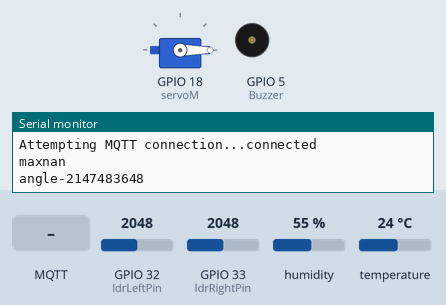
This sketch was run on a simulated ESP32. On the bench: servo, buzzer (waves = sounding), the last lines printed to the serial monitor. The test bench sets the inputs (shaded band); at power-on: GPIO 33 (ldrRightPin) = 2048, GPIO 32 (ldrLeftPin) = 2048, humidity 55 %, temperature 24 °C. WiFi joins after 1.5 s; servers stay silent unless stated; network time is answered at once with the bench clock; the local clock reads 2024-03-15 10:24:30 at power-on unless the sketch sets it; no MQTT or app messages arrive unless stated.

Above: at 2.7 s.
2.8 s: MQTT message "1" arrives on the first subscribed topic
At 3.9 s:
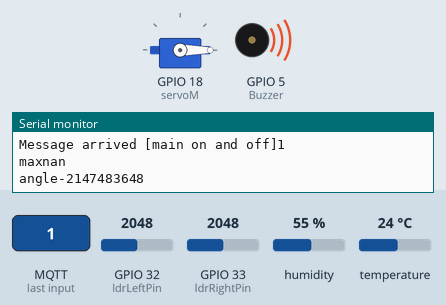
5.0 s: GPIO 33 (ldrRightPin) set to 122
9.1 s: MQTT message "main on and off" arrives on the first subscribed topic
At 10.8 s:
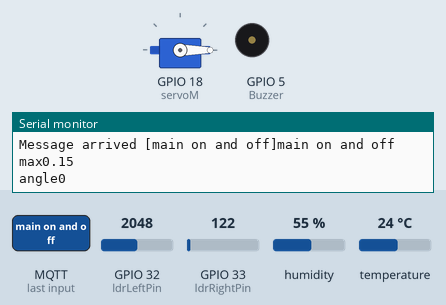
11.1 s: MQTT message "5" arrives on the third subscribed topic
At 12.8 s:
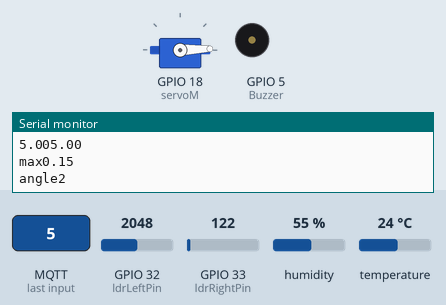
13.1 s: GPIO 32 (ldrLeftPin) set to 122
At 14.8 s:
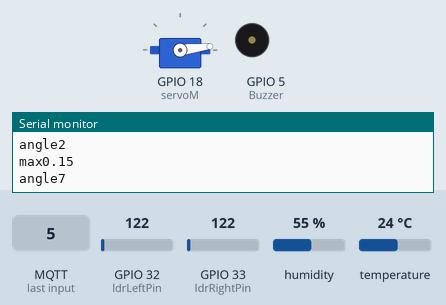
15.1 s: MQTT message "main on and off" arrives on the second subscribed topic
At 16.9 s:
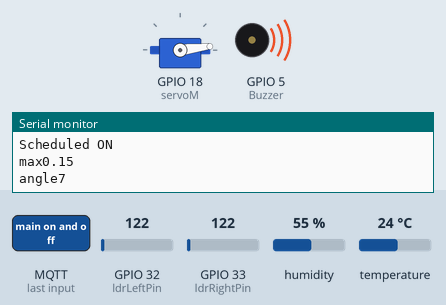
Timing chart, 0 to 18.1 s (numbered marks = the images above; inputs shaded):
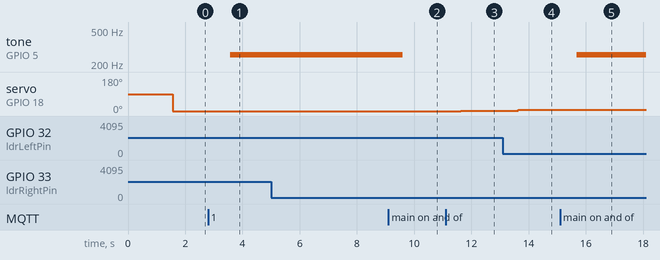

The sketch:

sketch.ino
```cpp
#include<PubSubClient.h>
#include<WiFi.h>
#include <DHTesp.h>
#include <NTPClient.h>//to take time to our application(to initiate this we need wifi udp also since ntp data packet is a type of udp data packet)
#include <WiFiUdp.h>
#include <ESP32Servo.h>

#define Buzzer 5
const int DHTPIN= 12;
#define ldrLeftPin  32 // Pin for left LDR
#define ldrRightPin  33 // Pin for right LDR
#define servoM 18

//Parameters related to light intensity
float gama = 0.75;
const float RL10 = 50;
float offsetAngle ;
float maxIntensity=0;

int angle = 0;//variable to store angle of servo motor
float cf;//controlling factor of servo motor
float D;//change according to wich ldr gives the max intensity

// to initialize MQTT (pubSub library) need wifi client
WiFiClient espClient;
PubSubClient mqttClient(espClient);
DHTesp dhtSensor;
Servo servo;


WiFiUDP ntpUDP;//instance of wifiudp
NTPClient timeClient(ntpUDP);//to create time clent we need wifiudp that's why we created it before

char tempAr[6];//creating temp character array since .publish only accespt character arrays

bool isScheduledON=false;
unsigned long scheduledOnTime;

void setup() {
  Serial.begin(115200);
  setupWifi();
  setupMqtt();
  pinMode(Buzzer,OUTPUT);
  digitalWrite(Buzzer, LOW);
  pinMode(ldrLeftPin,INPUT);
  pinMode(ldrRightPin,INPUT);

  servo.attach(servoM, 500, 2400);// Attaches the servo motor to the pin and specifies the pulse width range for angle control.
  dhtSensor.setup(DHTPIN, DHTesp::DHT22);
  timeClient.begin();
  timeClient.setTimeOffset(5.5*3600);//setting 5.5hours offset

}

void loop() {
  //check whethere we are connected to mqtt
  if(!mqttClient.connected()){
    connectToBroker();
  }
//loop through mqtt to check whether there are any incoming messages and all the handeling happens
  mqttClient.loop();//to handle the mqtt(for incomming messages)

  updateTemperature();
  // Serial.print("temp");
  // Serial.println(tempAr);
  mqttClient.publish("TEMP", tempAr);

  checkSchedule();
  checkIntensity();
  delay(1000);
}

void setupWifi(){
  WiFi.begin("Wokwi-GUEST", "");

  while (WiFi.status() != WL_CONNECTED) {
    delay(500);
    Serial.print(".");
  }
  Serial.println("");
  Serial.println("WiFi connected");
  Serial.println("IP address: ");
  Serial.println(WiFi.localIP());


}

void setupMqtt(){
  //setting mqtt server
  mqttClient.setServer("test.mosquitto.org",1883);//(server,port)
  //subscription is done by callback function
  mqttClient.setCallback(receiveCallback);//when ever message receive this recieve call back function will work(to catch the incomming messages)
}

void connectToBroker(){
  while (!mqttClient.connected()){
    Serial.print("Attempting MQTT connection...");
    if ( mqttClient.connect("ESP32-154698752025")){//inside brackets should put id for esp32(an unique id) if you use authentication. otherwise just put som erandom numbers
      Serial.println("connected");
      //subscribe to a certain data
      mqttClient.subscribe("main on and off");//subscrib the mqtt
      mqttClient.subscribe("schedule on");
      mqttClient.subscribe("Setted Minimum angle");
      mqttClient.subscribe("Setted Controlling factor");
    }else{
      Serial.println("faild");
      Serial.println(mqttClient.state());//returen the state if not connected with the reason
      delay(5000);// wait for 5s befor start to reconnect again
    }
  }
}

void updateTemperature(){
  TempAndHumidity data=dhtSensor.getTempAndHumidity();
  String(data.temperature,2).toCharArray(tempAr, 6/*decimal placees*/);//convert into a string with 2 decimal places and put into charArray since publish only accept charstrings
}

void receiveCallback(char* topic, byte* payload, unsigned int length){//order of parameters can't change
  Serial.print("Message arrived [");
  Serial.print(topic);
  Serial.print("]");

  char payloadCharAr[length]; //to put the payload in a character arry to use it latter
  for (int i = 0; i<length;i++){
    Serial.print((char)payload[i]);//converted and will print in the same line,  print function only support characters not for bites
    payloadCharAr[i]=(char)payload[i];
  }

  Serial.println();

  //compare incoming message come from the topic we have subscribed to
  if(strcmp/*compare two things*/(topic, "main on and off" )==0){//if when compared, it gives 0 that means it has compared successfully and it's comming from the topic that we have subscribed to
    buzzerOn(payloadCharAr[0]=='1');
  }else if(strcmp(topic, "schedule on" )==0){
    if(payloadCharAr[0]=='N'){
      isScheduledON=false;
    }else{
      isScheduledON=true;
      scheduledOnTime=atol(payloadCharAr);//atol means array to long
    }
  }else if(strcmp(topic, "Setted Minimum angle" )==0){
      offsetAngle= atof(payloadCharAr);
      Serial.print(offsetAngle);
      Serial.println(offsetAngle);
  }else if(strcmp(topic, "Setted Controlling factor" )==0){
      cf= atof(payloadCharAr);
      Serial.print(offsetAngle);
      Serial.println(cf);
  }
}

void buzzerOn(bool on){
  if(on){
    tone(Buzzer,256);
  }else{
    noTone(Buzzer);
  }
}

unsigned long getTime(){//this time will present time in secods pass from javascrpt fixdate
  timeClient.update();
  return timeClient.getEpochTime();
}

void checkSchedule(){
  if(isScheduledON){
    unsigned long currentTime=getTime();
    if(currentTime>scheduledOnTime){
      buzzerOn(true);
      isScheduledON=false;
      mqttClient.publish("make main on off","1");
      mqttClient.publish("make schedule on off", "0");
      Serial.println("Scheduled ON");
    }
  }
}

void checkIntensity(){
  int ldrLeftValue = analogRead(ldrLeftPin);
  int ldrRightValue = analogRead(ldrRightPin);

  // Normalize LDR readings to a range of 0 to 1
  float intensityLeftValue = convertLDR(ldrLeftValue);
  float intensityRightValue = convertLDR(ldrRightValue);
  // Serial.print("left");
  // Serial.println(intensityLeftValue);
  // Serial.print("right");
  // Serial.println(intensityRightValue);

  maxIntensity = max(intensityLeftValue, intensityRightValue);
  Serial.print("max");
  Serial.println(maxIntensity);
  char maxIntensityCharArray[10]; // Buffer to hold the converted float value
  String(maxIntensity).toCharArray(maxIntensityCharArray,6);

  // Publish maximum intensity and which LDR it came from
  mqttClient.publish("Max_intensity", maxIntensityCharArray);
  if (maxIntensity == intensityLeftValue) {
    D=1.5;
    mqttClient.publish("Max_intensity_from", "Left LDR");
  } else {
    D=0.5;
    mqttClient.publish("Max_intensity_from", "Right LDR");
  }
  turnServo();
  delay(1000);
}
// Function to convert an analog reading from a LDR to a normalized lux value
float convertLDR(int value){
  float voltage = value / 1024. * 5;// Calculate voltage based on the input value (0 to 1023) assuming a 5V reference voltage
  float resistance = 2000 * voltage / (1 - voltage / 5);// Calculate the maximum lux
  float maxlux = pow(RL10 * 1e3 * pow(10, gama) / 322.58, (1 / gama));//calculate lux value and normalize it by dividing it by the previously calculated maximum lux
  float lux = pow(RL10 * 1e3 * pow(10, gama) / resistance, (1 / gama))/maxlux;
  return lux;// Return the normalized lux value
}

void turnServo(){
  angle = min((int)(offsetAngle*D + (180-offsetAngle) * maxIntensity * cf), 180);//calculating angle of servo motor
  Serial.print("angle");
  Serial.println(angle);
  servo.write(angle);
}
```

Measured:
- after the input at 2.8 s, tone on GPIO 5 (Buzzer): silent → 256 Hz after 0.77 s
- after the input at 9.1 s, tone on GPIO 5 (Buzzer): 256 Hz → silent after 0.50 s
- after the input at 11.1 s, servo on GPIO 18 (servoM): 0° → 2° after 0.53 s
- after the input at 13.1 s, servo on GPIO 18 (servoM): 2° → 7° after 0.54 s
- after the input at 15.1 s, tone on GPIO 5 (Buzzer): silent → 256 Hz after 0.58 s
